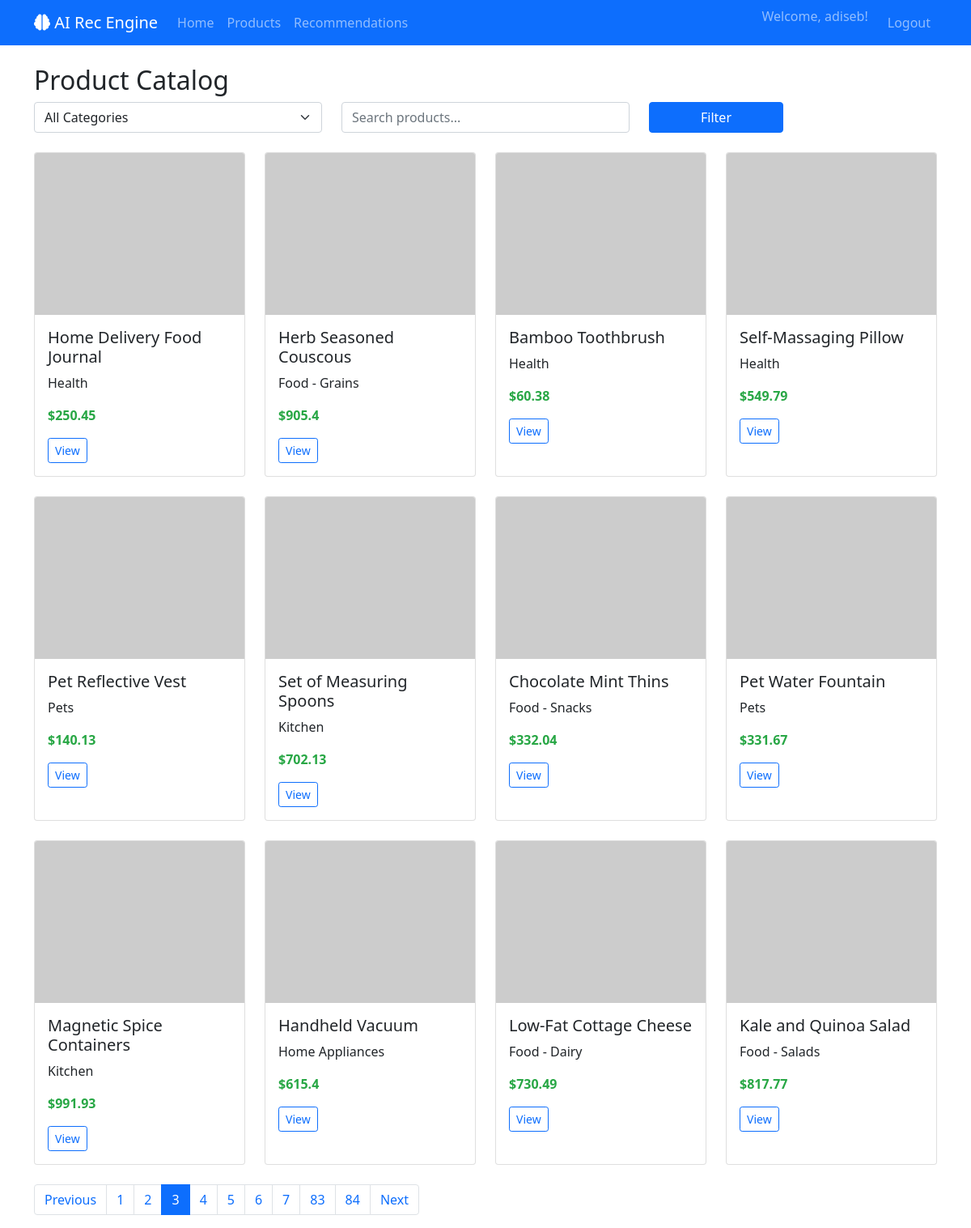
/products?page=3 (signed in), run on the app's committed database.
### app.py (models this page shows)
class Product(db.Model):
    id = db.Column(db.Integer, primary_key=True)
    product_id = db.Column(db.Integer, unique=True, nullable=False)
    product_name = db.Column(db.String(200), nullable=False)
    category = db.Column(db.String(100), nullable=False)
    subcategory = db.Column(db.String(100), nullable=False)
    price = db.Column(db.Float, nullable=False)
    quantity_in_stock = db.Column(db.Integer, nullable=False)
    manufacturer = db.Column(db.String(100), nullable=False)
    description = db.Column(db.Text, nullable=False)
    weight = db.Column(db.Float, nullable=False)
    dimensions = db.Column(db.String(200), nullable=False)
    release_date = db.Column(db.String(20), nullable=False)
    rating = db.Column(db.Float, nullable=False)
    is_featured = db.Column(db.Boolean, default=False)
    is_on_sale = db.Column(db.Boolean, default=False)
    sale_price = db.Column(db.Float, nullable=False)
    image_url = db.Column(db.String(500), nullable=False)
    interactions = db.relationship('UserInteraction', backref='product', lazy=True)

### app.py (the view)
@app.route('/products')
def products():
    if 'user_id' not in session:
        return redirect(url_for('login'))
    category = request.args.get('category', '')
    search = request.args.get('search', '')
    query = Product.query
    if category:
        query = query.filter_by(category=category)
    if search:
        query = query.filter(Product.product_name.contains(search))
    products = query.paginate(page=request.args.get('page', 1, type=int), per_page=12)
    categories = db.session.query(Product.category).distinct().all()
    categories = [cat[0] for cat in categories]
    return render_template('products.html', products=products, categories=categories)

### templates/products.html (shortened to what this page needs)
{% extends "base.html" %}
{% block content %}
<h2>Product Catalog</h2>
<form class="row mb-4" method="get">
    <div class="col-md-4">
        <select class="form-select" name="category" onchange="this.form.submit()">
            <option value="">All Categories</option>
        </select>
    </div>
    <div class="col-md-4">
        <input type="text" class="form-control" name="search" placeholder="Search products..." value="{{ request.args.get('search', '') }}">
    </div>
    <div class="col-md-2">
        <button type="submit" class="btn btn-primary w-100">Filter</button>
    </div>
</form>
<div class="row">
    {% for product in products.items %}
    <div class="col-md-3 mb-4">
        <div class="card product-card">
            <img src="{{ product.image_url or url_for('static', filename='default.png') }}" class="card-img-top product-image" alt="{{ product.product_name }}">
            <div class="card-body">
                <h5 class="card-title">{{ product.product_name }}</h5>
                <p class="card-text">{{ product.category }}</p>
                <p class="price">${{ product.price }}</p>
                <a href="{{ url_for('product_detail', product_id=product.product_id) }}" class="btn btn-outline-primary btn-sm">View</a>
            </div>
        </div>
    </div>
    {% endfor %}
</div>
<nav>
    <ul class="pagination">
        {% if products.has_prev %}
        <li class="page-item">
            <a class="page-link" href="{{ url_for('products', page=products.prev_num, category=request.args.get('category'), search=request.args.get('search')) }}">Previous</a>
        </li>
        {% endif %}
        {% for page_num in products.iter_pages() %}
        {% if page_num %}
        <li class="page-item {% if products.page == page_num %}active{% endif %}">
            <a class="page-link" href="{{ url_for('products', page=page_num, category=request.args.get('category'), search=request.args.get('search')) }}">{{ page_num }}</a>
        </li>
        {% endif %}
        {% endfor %}
        {% if products.has_next %}
        <li class="page-item">
            <a class="page-link" href="{{ url_for('products', page=products.next_num, category=request.args.get('category'), search=request.args.get('search')) }}">Next</a>
        </li>
        {% endif %}
    </ul>
</nav>
{% endblock %}

### templates/base.html (style rules this page uses)
.product-card { transition: transform 0.2s; height: 100%; }
.product-image { height: 200px; object-fit: cover; }
.price { font-weight: bold; color: #28a745; }

### data on the page
Product: product_name "Home Delivery Food Journal", category "Health", price "250.45"
Product: product_name "Herb Seasoned Couscous", category "Food - Grains", price "905.4"
Product: product_name "Bamboo Toothbrush", category "Health", price "60.38"
Product: product_name "Self-Massaging Pillow", category "Health", price "549.79"
Product: product_name "Pet Reflective Vest", category "Pets", price "140.13"
Product: product_name "Set of Measuring Spoons", category "Kitchen", price "702.13"
Product: product_name "Chocolate Mint Thins", category "Food - Snacks", price "332.04"
Product: product_name "Pet Water Fountain", category "Pets", price "331.67"
Product: product_name "Magnetic Spice Containers", category "Kitchen", price "991.93"
Product: product_name "Handheld Vacuum", category "Home Appliances", price "615.4"
Product: product_name "Low-Fat Cottage Cheese", category "Food - Dairy", price "730.49"
Product: product_name "Kale and Quinoa Salad", category "Food - Salads", price "817.77"

### other printed values
{{ session.username }} "adiseb"
{{ page_num }} "1" "2" "3" "4" "5" "6" "7" "83" "84"
